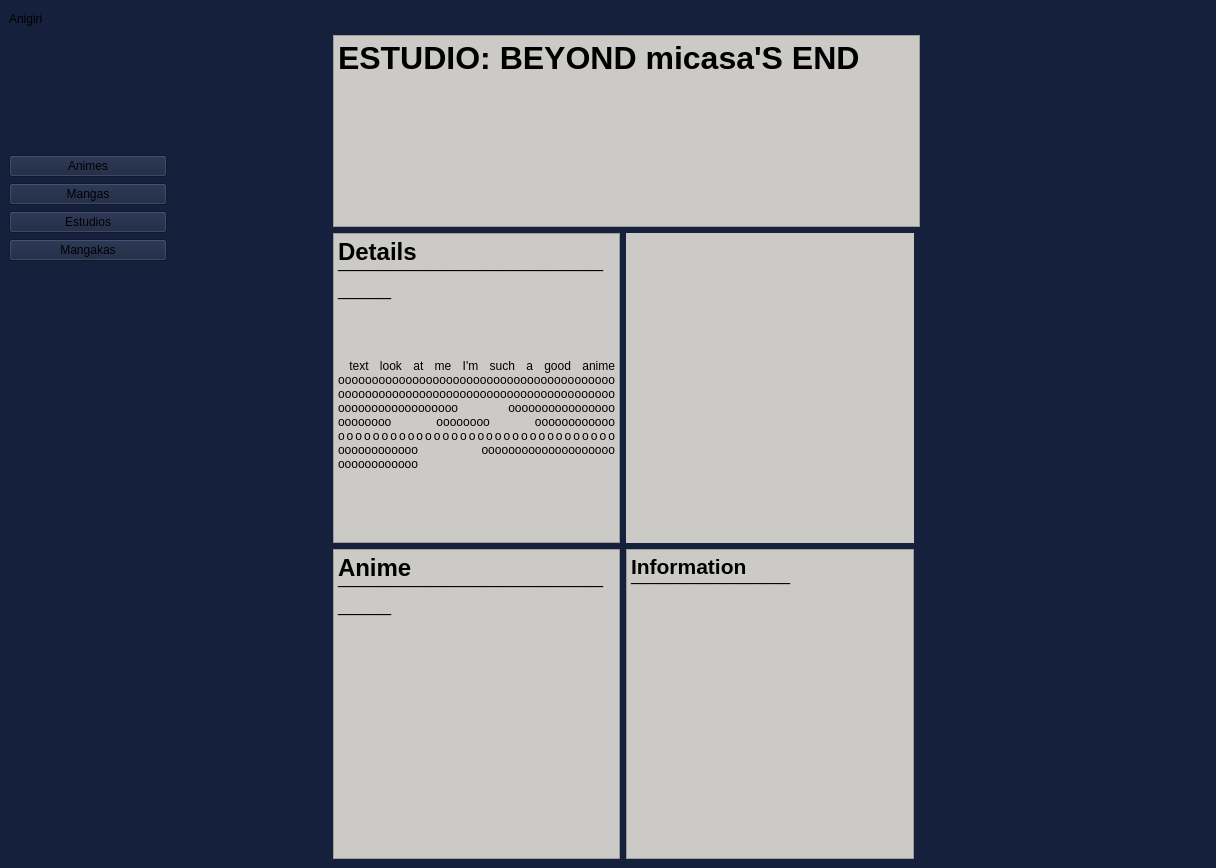
<?xml version="1.0" encoding="UTF-8"?>
<ui version="4.0">
 <class>MainWindow</class>
 <widget class="QMainWindow" name="MainWindow">
  <property name="geometry">
   <rect>
    <x>0</x>
    <y>0</y>
    <width>1216</width>
    <height>868</height>
   </rect>
  </property>
  <property name="windowTitle">
   <string>MainWindow</string>
  </property>
  <property name="styleSheet">
   <string notr="true">background-color: #15203c</string>
  </property>
  <widget class="QWidget" name="contentwidget">
   <property name="sizePolicy">
    <sizepolicy hsizetype="Preferred" vsizetype="Preferred">
     <horstretch>0</horstretch>
     <verstretch>0</verstretch>
    </sizepolicy>
   </property>
   <layout class="QGridLayout" name="gridLayout_4">
    <item row="1" column="0" colspan="2">
     <layout class="QGridLayout" name="gridEndpoints">
      <item row="7" column="0">
       <spacer name="verticalSpacer_4">
        <property name="orientation">
         <enum>Qt::Orientation::Vertical</enum>
        </property>
        <property name="sizeHint" stdset="0">
         <size>
          <width>20</width>
          <height>40</height>
         </size>
        </property>
       </spacer>
      </item>
      <item row="5" column="1">
       <spacer name="horizontalSpacer_7">
        <property name="orientation">
         <enum>Qt::Orientation::Horizontal</enum>
        </property>
        <property name="sizeHint" stdset="0">
         <size>
          <width>40</width>
          <height>20</height>
         </size>
        </property>
       </spacer>
      </item>
      <item row="5" column="3">
       <spacer name="horizontalSpacer_5">
        <property name="orientation">
         <enum>Qt::Orientation::Horizontal</enum>
        </property>
        <property name="sizeHint" stdset="0">
         <size>
          <width>40</width>
          <height>20</height>
         </size>
        </property>
       </spacer>
      </item>
      <item row="5" column="5">
       <spacer name="horizontalSpacer_4">
        <property name="orientation">
         <enum>Qt::Orientation::Horizontal</enum>
        </property>
        <property name="sizeHint" stdset="0">
         <size>
          <width>40</width>
          <height>20</height>
         </size>
        </property>
       </spacer>
      </item>
      <item row="0" column="0">
       <spacer name="verticalSpacer_2">
        <property name="orientation">
         <enum>Qt::Orientation::Vertical</enum>
        </property>
        <property name="sizeHint" stdset="0">
         <size>
          <width>20</width>
          <height>40</height>
         </size>
        </property>
       </spacer>
      </item>
      <item row="5" column="6">
       <spacer name="horizontalSpacer_6">
        <property name="orientation">
         <enum>Qt::Orientation::Horizontal</enum>
        </property>
        <property name="sizeHint" stdset="0">
         <size>
          <width>40</width>
          <height>20</height>
         </size>
        </property>
       </spacer>
      </item>
      <item row="5" column="7">
       <spacer name="horizontalSpacer_3">
        <property name="orientation">
         <enum>Qt::Orientation::Horizontal</enum>
        </property>
        <property name="sizeHint" stdset="0">
         <size>
          <width>40</width>
          <height>20</height>
         </size>
        </property>
       </spacer>
      </item>
      <item row="8" column="0">
       <spacer name="verticalSpacer_3">
        <property name="orientation">
         <enum>Qt::Orientation::Vertical</enum>
        </property>
        <property name="sizeHint" stdset="0">
         <size>
          <width>20</width>
          <height>40</height>
         </size>
        </property>
       </spacer>
      </item>
      <item row="5" column="0">
       <spacer name="verticalSpacer_6">
        <property name="orientation">
         <enum>Qt::Orientation::Vertical</enum>
        </property>
        <property name="sizeHint" stdset="0">
         <size>
          <width>20</width>
          <height>40</height>
         </size>
        </property>
       </spacer>
      </item>
      <item row="5" column="4">
       <spacer name="horizontalSpacer_8">
        <property name="orientation">
         <enum>Qt::Orientation::Horizontal</enum>
        </property>
        <property name="sizeHint" stdset="0">
         <size>
          <width>40</width>
          <height>20</height>
         </size>
        </property>
       </spacer>
      </item>
      <item row="9" column="0">
       <spacer name="verticalSpacer">
        <property name="orientation">
         <enum>Qt::Orientation::Vertical</enum>
        </property>
        <property name="sizeHint" stdset="0">
         <size>
          <width>20</width>
          <height>40</height>
         </size>
        </property>
       </spacer>
      </item>
      <item row="6" column="0">
       <spacer name="verticalSpacer_5">
        <property name="orientation">
         <enum>Qt::Orientation::Vertical</enum>
        </property>
        <property name="sizeHint" stdset="0">
         <size>
          <width>20</width>
          <height>40</height>
         </size>
        </property>
       </spacer>
      </item>
      <item row="5" column="2">
       <spacer name="horizontalSpacer_9">
        <property name="orientation">
         <enum>Qt::Orientation::Horizontal</enum>
        </property>
        <property name="sizeHint" stdset="0">
         <size>
          <width>40</width>
          <height>20</height>
         </size>
        </property>
       </spacer>
      </item>
      <item row="1" column="0" colspan="4">
       <widget class="QPushButton" name="animeAPI">
        <property name="text">
         <string>Animes</string>
        </property>
       </widget>
      </item>
      <item row="2" column="0" colspan="4">
       <widget class="QPushButton" name="mangaAPI">
        <property name="text">
         <string>Mangas</string>
        </property>
       </widget>
      </item>
      <item row="3" column="0" colspan="4">
       <widget class="QPushButton" name="pushButton_4">
        <property name="text">
         <string>Estudios</string>
        </property>
       </widget>
      </item>
      <item row="4" column="0" colspan="4">
       <widget class="QPushButton" name="pushButton_3">
        <property name="text">
         <string>Mangakas</string>
        </property>
       </widget>
      </item>
     </layout>
    </item>
    <item row="1" column="2">
     <layout class="QGridLayout" name="gridContenido" rowstretch="1,0,0" columnstretch="0,0,0,0">
      <item row="1" column="1">
       <widget class="QLabel" name="placeholderimage">
        <property name="styleSheet">
         <string notr="true">background-color: #cccac6</string>
        </property>
        <property name="text">
         <string/>
        </property>
        <property name="pixmap">
         <pixmap>C:/Users/kynrh/Downloads/frierenMangaka.png</pixmap>
        </property>
        <property name="scaledContents">
         <bool>true</bool>
        </property>
       </widget>
      </item>
      <item row="0" column="0" colspan="3">
       <widget class="QTextEdit" name="title">
        <property name="enabled">
         <bool>true</bool>
        </property>
        <property name="sizePolicy">
         <sizepolicy hsizetype="Minimum" vsizetype="Maximum">
          <horstretch>0</horstretch>
          <verstretch>0</verstretch>
         </sizepolicy>
        </property>
        <property name="focusPolicy">
         <enum>Qt::FocusPolicy::TabFocus</enum>
        </property>
        <property name="styleSheet">
         <string notr="true">background-color: #cccac6</string>
        </property>
        <property name="html">
         <string>&lt;!DOCTYPE HTML PUBLIC &quot;-//W3C//DTD HTML 4.0//EN&quot; &quot;http://www.w3.org/TR/REC-html40/strict.dtd&quot;&gt;
&lt;html&gt;&lt;head&gt;&lt;meta name=&quot;qrichtext&quot; content=&quot;1&quot; /&gt;&lt;meta charset=&quot;utf-8&quot; /&gt;&lt;style type=&quot;text/css&quot;&gt;
p, li { white-space: pre-wrap; }
hr { height: 1px; border-width: 0; }
li.unchecked::marker { content: &quot;\2610&quot;; }
li.checked::marker { content: &quot;\2612&quot;; }
&lt;/style&gt;&lt;/head&gt;&lt;body style=&quot; font-family:'Segoe UI'; font-size:9pt; font-weight:400; font-style:normal;&quot;&gt;
&lt;p style=&quot; margin-top:0px; margin-bottom:0px; margin-left:0px; margin-right:0px; -qt-block-indent:0; text-indent:0px;&quot;&gt;&lt;span style=&quot; font-size:24pt; font-weight:700;&quot;&gt;ESTUDIO: BEYOND micasa'S END&lt;/span&gt;&lt;/p&gt;&lt;/body&gt;&lt;/html&gt;</string>
        </property>
       </widget>
      </item>
      <item row="1" column="3">
       <spacer name="horizontalSpacer_2">
        <property name="orientation">
         <enum>Qt::Orientation::Horizontal</enum>
        </property>
        <property name="sizeHint" stdset="0">
         <size>
          <width>40</width>
          <height>20</height>
         </size>
        </property>
       </spacer>
      </item>
      <item row="2" column="1">
       <widget class="QTextEdit" name="information">
        <property name="styleSheet">
         <string notr="true">background-color: #cccac6</string>
        </property>
        <property name="html">
         <string>&lt;!DOCTYPE HTML PUBLIC &quot;-//W3C//DTD HTML 4.0//EN&quot; &quot;http://www.w3.org/TR/REC-html40/strict.dtd&quot;&gt;
&lt;html&gt;&lt;head&gt;&lt;meta name=&quot;qrichtext&quot; content=&quot;1&quot; /&gt;&lt;meta charset=&quot;utf-8&quot; /&gt;&lt;style type=&quot;text/css&quot;&gt;
p, li { white-space: pre-wrap; }
hr { height: 1px; border-width: 0; }
li.unchecked::marker { content: &quot;\2610&quot;; }
li.checked::marker { content: &quot;\2612&quot;; }
&lt;/style&gt;&lt;/head&gt;&lt;body style=&quot; font-family:'Segoe UI'; font-size:9pt; font-weight:400; font-style:normal;&quot;&gt;
&lt;p style=&quot; margin-top:0px; margin-bottom:0px; margin-left:0px; margin-right:0px; -qt-block-indent:0; text-indent:0px;&quot;&gt;&lt;span style=&quot; font-size:16pt; font-weight:700;&quot;&gt;Information&lt;/span&gt;&lt;/p&gt;
&lt;p style=&quot; margin-top:0px; margin-bottom:0px; margin-left:0px; margin-right:0px; -qt-block-indent:0; text-indent:0px;&quot;&gt;&lt;a name=&quot;post-title-t3_li8zpf&quot;&gt;&lt;/a&gt;&lt;span style=&quot; font-family:'-apple-system','BlinkMacSystemFont','Segoe UI','Roboto','Helvetica Neue','Arial','Apple Color Emoji','Segoe UI Emoji','Segoe UI Symbol','sans-serif'; font-size:xx-large; font-weight:600; color:#000000;&quot;&gt;¯&lt;/span&gt;&lt;span style=&quot; font-family:'-apple-system','BlinkMacSystemFont','Segoe UI','Roboto','Helvetica Neue','Arial','Apple Color Emoji','Segoe UI Emoji','Segoe UI Symbol','sans-serif'; font-size:xx-large; font-weight:600; color:#000000;&quot;&gt;¯¯¯¯¯¯¯¯¯¯¯&lt;/span&gt;&lt;/p&gt;
&lt;p style=&quot;-qt-paragraph-type:empty; margin-top:0px; margin-bottom:0px; margin-left:0px; margin-right:0px; -qt-block-indent:0; text-indent:0px;&quot;&gt;&lt;br /&gt;&lt;/p&gt;&lt;/body&gt;&lt;/html&gt;</string>
        </property>
       </widget>
      </item>
      <item row="1" column="0">
       <widget class="QTextEdit" name="detailsvalue">
        <property name="styleSheet">
         <string notr="true">background-color: #cccac6</string>
        </property>
        <property name="html">
         <string>&lt;!DOCTYPE HTML PUBLIC &quot;-//W3C//DTD HTML 4.0//EN&quot; &quot;http://www.w3.org/TR/REC-html40/strict.dtd&quot;&gt;
&lt;html&gt;&lt;head&gt;&lt;meta name=&quot;qrichtext&quot; content=&quot;1&quot; /&gt;&lt;meta charset=&quot;utf-8&quot; /&gt;&lt;style type=&quot;text/css&quot;&gt;
p, li { white-space: pre-wrap; }
hr { height: 1px; border-width: 0; }
li.unchecked::marker { content: &quot;\2610&quot;; }
li.checked::marker { content: &quot;\2612&quot;; }
&lt;/style&gt;&lt;/head&gt;&lt;body style=&quot; font-family:'Segoe UI'; font-size:9pt; font-weight:400; font-style:normal;&quot;&gt;
&lt;p align=&quot;justify&quot; style=&quot; margin-top:0px; margin-bottom:0px; margin-left:0px; margin-right:0px; -qt-block-indent:0; text-indent:0px;&quot;&gt;&lt;span style=&quot; font-size:18pt; font-weight:700;&quot;&gt;Details&lt;/span&gt;&lt;/p&gt;
&lt;p align=&quot;justify&quot; style=&quot; margin-top:0px; margin-bottom:0px; margin-left:0px; margin-right:0px; -qt-block-indent:0; text-indent:0px;&quot;&gt;&lt;a name=&quot;post-title-t3_li8zpf&quot;&gt;&lt;/a&gt;&lt;span style=&quot; font-family:'-apple-system','BlinkMacSystemFont','Segoe UI','Roboto','Helvetica Neue','Arial','Apple Color Emoji','Segoe UI Emoji','Segoe UI Symbol','sans-serif'; font-size:xx-large; font-weight:600; color:#000000;&quot;&gt;¯&lt;/span&gt;&lt;span style=&quot; font-family:'-apple-system','BlinkMacSystemFont','Segoe UI','Roboto','Helvetica Neue','Arial','Apple Color Emoji','Segoe UI Emoji','Segoe UI Symbol','sans-serif'; font-size:xx-large; font-weight:600; color:#000000;&quot;&gt;¯¯¯¯¯¯¯¯¯¯¯¯&lt;/span&gt;&lt;a name=&quot;post-title-t3_li8zpf&quot;&gt;&lt;/a&gt;&lt;span style=&quot; font-family:'-apple-system','BlinkMacSystemFont','Segoe UI','Roboto','Helvetica Neue','Arial','Apple Color Emoji','Segoe UI Emoji','Segoe UI Symbol','sans-serif'; font-size:xx-large; font-weight:600; color:#000000;&quot;&gt;¯&lt;/span&gt;&lt;span style=&quot; font-family:'-apple-system','BlinkMacSystemFont','Segoe UI','Roboto','Helvetica Neue','Arial','Apple Color Emoji','Segoe UI Emoji','Segoe UI Symbol','sans-serif'; font-size:xx-large; font-weight:600; color:#000000;&quot;&gt;¯¯¯¯¯¯¯¯¯¯&lt;/span&gt;&lt;/p&gt;
&lt;p align=&quot;justify&quot; style=&quot;-qt-paragraph-type:empty; margin-top:0px; margin-bottom:0px; margin-left:0px; margin-right:0px; -qt-block-indent:0; text-indent:0px; font-size:24pt;&quot;&gt;&lt;br /&gt;&lt;/p&gt;
&lt;p align=&quot;justify&quot; style=&quot; margin-top:0px; margin-bottom:0px; margin-left:0px; margin-right:0px; -qt-block-indent:0; text-indent:0px;&quot;&gt; text look at me I'm such a good anime oooooooooooooooooooooooooooooooooooooooooooooooooooooooooooooooooooooooooooooooooooooooooooooooooooo oooooooooooooooo oooooooo oooooooo oooooooooooo oooooooooooooooooooooooooooooooo oooooooooooo oooooooooooooooooooo oooooooooooo&lt;/p&gt;
&lt;p style=&quot;-qt-paragraph-type:empty; margin-top:0px; margin-bottom:0px; margin-left:0px; margin-right:0px; -qt-block-indent:0; text-indent:0px;&quot;&gt;&lt;br /&gt;&lt;/p&gt;&lt;/body&gt;&lt;/html&gt;</string>
        </property>
       </widget>
      </item>
      <item row="2" column="0">
       <widget class="QTextEdit" name="anime">
        <property name="styleSheet">
         <string notr="true">background-color: #cccac6</string>
        </property>
        <property name="html">
         <string>&lt;!DOCTYPE HTML PUBLIC &quot;-//W3C//DTD HTML 4.0//EN&quot; &quot;http://www.w3.org/TR/REC-html40/strict.dtd&quot;&gt;
&lt;html&gt;&lt;head&gt;&lt;meta name=&quot;qrichtext&quot; content=&quot;1&quot; /&gt;&lt;meta charset=&quot;utf-8&quot; /&gt;&lt;style type=&quot;text/css&quot;&gt;
p, li { white-space: pre-wrap; }
hr { height: 1px; border-width: 0; }
li.unchecked::marker { content: &quot;\2610&quot;; }
li.checked::marker { content: &quot;\2612&quot;; }
&lt;/style&gt;&lt;/head&gt;&lt;body style=&quot; font-family:'Segoe UI'; font-size:9pt; font-weight:400; font-style:normal;&quot;&gt;
&lt;p style=&quot; margin-top:0px; margin-bottom:0px; margin-left:0px; margin-right:0px; -qt-block-indent:0; text-indent:0px;&quot;&gt;&lt;span style=&quot; font-size:18pt; font-weight:700;&quot;&gt;Anime&lt;/span&gt;&lt;/p&gt;
&lt;p style=&quot; margin-top:0px; margin-bottom:0px; margin-left:0px; margin-right:0px; -qt-block-indent:0; text-indent:0px;&quot;&gt;&lt;a name=&quot;post-title-t3_li8zpf&quot;&gt;&lt;/a&gt;&lt;span style=&quot; font-family:'-apple-system','BlinkMacSystemFont','Segoe UI','Roboto','Helvetica Neue','Arial','Apple Color Emoji','Segoe UI Emoji','Segoe UI Symbol','sans-serif'; font-size:xx-large; font-weight:600; color:#000000;&quot;&gt;¯&lt;/span&gt;&lt;span style=&quot; font-family:'-apple-system','BlinkMacSystemFont','Segoe UI','Roboto','Helvetica Neue','Arial','Apple Color Emoji','Segoe UI Emoji','Segoe UI Symbol','sans-serif'; font-size:xx-large; font-weight:600; color:#000000;&quot;&gt;¯¯¯¯¯¯¯¯¯¯¯¯&lt;/span&gt;&lt;a name=&quot;post-title-t3_li8zpf&quot;&gt;&lt;/a&gt;&lt;span style=&quot; font-family:'-apple-system','BlinkMacSystemFont','Segoe UI','Roboto','Helvetica Neue','Arial','Apple Color Emoji','Segoe UI Emoji','Segoe UI Symbol','sans-serif'; font-size:xx-large; font-weight:600; color:#000000;&quot;&gt;¯&lt;/span&gt;&lt;span style=&quot; font-family:'-apple-system','BlinkMacSystemFont','Segoe UI','Roboto','Helvetica Neue','Arial','Apple Color Emoji','Segoe UI Emoji','Segoe UI Symbol','sans-serif'; font-size:xx-large; font-weight:600; color:#000000;&quot;&gt;¯¯¯¯¯¯¯¯¯¯&lt;/span&gt;&lt;/p&gt;&lt;/body&gt;&lt;/html&gt;</string>
        </property>
       </widget>
      </item>
     </layout>
    </item>
    <item row="0" column="2">
     <spacer name="horizontalSpacer">
      <property name="orientation">
       <enum>Qt::Orientation::Horizontal</enum>
      </property>
      <property name="sizeHint" stdset="0">
       <size>
        <width>40</width>
        <height>20</height>
       </size>
      </property>
     </spacer>
    </item>
    <item row="0" column="0" colspan="2">
     <widget class="QLabel" name="label">
      <property name="styleSheet">
       <string notr="true">font: 24pt &quot;Pinky Show&quot;;</string>
      </property>
      <property name="text">
       <string>&lt;html&gt;&lt;head/&gt;&lt;body&gt;&lt;p&gt;Anigiri&lt;/p&gt;&lt;/body&gt;&lt;/html&gt;</string>
      </property>
     </widget>
    </item>
   </layout>
  </widget>
 </widget>
 <resources/>
 <connections/>
</ui>
